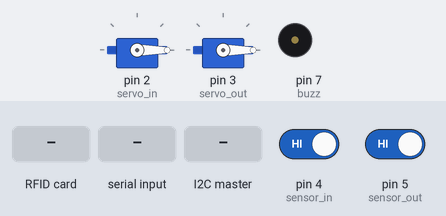
Bench run of a sketch on a simulated Arduino Uno, built with avr-gcc and run on an emulated ATmega328P. Shown: 2 × servo, buzzer (waves = sounding, pin HIGH). Inputs (shaded band) come from the test bench; at power-on: pin 4 (sensor_in) HIGH, pin 5 (sensor_out) HIGH. Pins used as bus, display or sensor lines are not drawn; what the sketch prints to the serial monitor is not drawn.

Above: at 1.2 s.
1.3 s: RFID card D3 D7 22 28 held to the reader
2.8 s: "A" received over Serial
At 3.9 s:
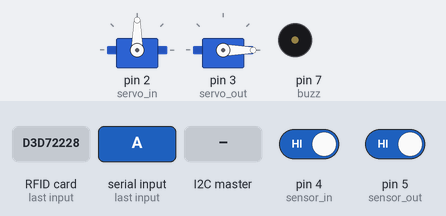
4.3 s: the I2C master sends "A"
5.8 s: RFID card 5E 7A 19 C4 held to the reader
7.4 s: the I2C master sends "B"
8.9 s: "B" received over Serial
Timing chart, 0 to 11.4 s (numbered marks = the images above; inputs shaded):
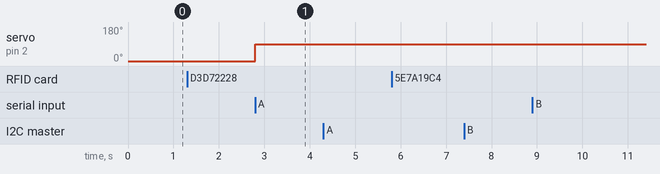

Measured:
- after the input at 1.3 s, every drawn part: stays the same
- after the input at 2.8 s, servo on pin 2 (servo_in): 0° → 90° at once
- after the input at 4.3 s, every drawn part: stays the same
- after the input at 5.8 s, every drawn part: stays the same
- after the input at 7.4 s, every drawn part: stays the same
- after the input at 8.9 s, every drawn part: stays the same

The sketch:

Baixe2.ino
```cpp
#include <Arduino.h>
#include <Wire.h>
#include <SPI.h>
#include <MFRC522.h>
#include <Servo.h>

// Chân kết nối cho Module RFID
#define RST_PIN 9
#define SS_PIN 10

#define buzz 7      // Coi
#define button A0   // Nút bấm
#define sensor_in 4 // Cảm biến vào
#define sensor_out 5 // Cảm biến ra
#define servo_in 2
#define servo_out 3
#define dht_pin 6
#define gas A1

#define DHTTYPE DHT11

#define OPEN 1
#define CLOSE 0

int temp = 0;
char buffer[2];
bool status_car_in = false;
bool status_car_out = false;
int slot = 3;

Servo inServo;
Servo outServo;


MFRC522 mfrc522(SS_PIN, RST_PIN); // Tạo đối tượng MFRC522 cho module RFID
// Danh sách UID hợp lệ
String card2 = "D3 D7 22 28";
String card3 = "03 19 3B 2A";
String card4 = "A3 1E E9 1A";

String receivedUID = ""; // Chuỗi lưu UID nhận được qua I2C
unsigned char card = 0;

void setup() {
  Serial.begin(9600);  // Khởi động giao tiếp serial
  SPI.begin();         // Bắt đầu giao tiếp SPI
  pinMode(buzz, OUTPUT);
  pinMode(sensor_in, INPUT);
  pinMode(sensor_out, INPUT);
  digitalWrite(buzz, LOW);
  //lcdIn.begin();
 // lcdOut.begin();
//  lcdIn.backlight();
//  lcdOut.backlight();
  inServo.attach(servo_in);
  outServo.attach(servo_out);
  inServo.write(0);  // Đặt servo vào chế độ nằm ngang
  outServo.write(0); // Đặt servo vào chế độ nằm ngang

  Wire.begin(8);      // Khởi tạo thư viện I2C với địa chỉ 8
  Wire.onReceive(receiveEvent);  // Đăng ký hàm nhận sự kiện I2C

  mfrc522.PCD_Init();  // Khởi động module RFID

  Serial.println("Chuẩn bị quét thẻ RFID...");
}

void loop() {
  // Kiểm tra và đọc thẻ từ module RFID
  if (mfrc522.PICC_IsNewCardPresent() && mfrc522.PICC_ReadCardSerial()) {
    printUID(mfrc522);
  }
  mfrc522.PICC_HaltA();
  mfrc522.PCD_StopCrypto1();

  // Xử lý trường hợp vào
  handleEntryCase();

  // Kiểm tra trạng thái cảm biến vào
  checkInSensor();

  // Xử lý trường hợp xe vào
  handleCarEntry();

  // Xử lý trường hợp ra
  handleExitCase();

  // Kiểm tra trạng thái cảm biến ra
  checkOutSensor();

  // Xử lý trường hợp xe ra
  handleCarExit();

  // Đọc và hiển thị nhiệt độ từ cảm biến DHT11
//  read_dht();

  // Đọc và hiển thị dữ liệu từ cảm biến khí gas
//  read_gas();
}

void printUID(MFRC522 &mfrc522) {
  String uidString = "";
  for (byte i = 0; i < mfrc522.uid.size; i++) {
    if (i > 0) {
      uidString += " ";  // Thêm khoảng trắng giữa các byte
    }
    uidString += String(mfrc522.uid.uidByte[i] < 0x10 ? "0" : "") + String(mfrc522.uid.uidByte[i], HEX);
  }
  uidString.toUpperCase();  // Chuyển chuỗi thành chữ in hoa

  // So sánh với danh sách UID hợp lệ
  if (uidString == card2) {
    card = 2;
  } else if (uidString == card3) {
    card = 3;
  } else if (uidString == card4) {
    card = 4;
  } else {
Serial.println("UID không hợp lệ: " + uidString);
  }

  Serial.println(card);
}

void receiveEvent(int howMany) {
  receivedUID = "";  // Đặt chuỗi rỗng ban đầu
  while (Wire.available()) {
    char c = Wire.read();
    receivedUID += c;
  }
  receivedUID.trim();  // Xóa khoảng trắng thừa

  // So sánh với danh sách UID hợp lệ
  if (receivedUID == card2) {
    card = 6;
  } else if (receivedUID == card3) {
    card = 7;
  } else if (receivedUID == card4) {
    card = 8;
  } else {
    Serial.println("Received UID không hợp lệ: " + receivedUID);
  }

  Serial.println(card);
}

void handleEntryCase() {
  if (card == 2 || card == 3 || card == 4) {
    unsigned long time_check = millis();
    bool signalReceived = false;
    while (millis() - time_check < 200) {
      unsigned char c = getSerial();
      if (c == 1 && buffer[0] == 'A') {
        BareIn(OPEN);
        Serial.println("Received in A");
        signalReceived = true;
        break;
      } else if (c == 1 && buffer[0] == 'B') {
        Serial.println("Received in B");
        signalReceived = true;
        break;
      }
    }
    // if (!signalReceived) {
    //   Serial.println("No valid signal received");
    // }
  }
}

void checkInSensor() {
  // Kiểm tra xem cảm biến có bị kích hoạt hay không
  if (digitalRead(sensor_in) == LOW) {
    status_car_in = true;
  }
}

void handleCarEntry() {
  // Nếu cảm biến không bị kích hoạt và trạng thái trước đó là có xe (status_car_in là true)
  if (digitalRead(sensor_in) == HIGH && status_car_in) {
    status_car_in = false; // Đặt lại trạng thái
    BareIn(CLOSE);         // Đóng barrier
  }
}

void handleExitCase() {
  if (card == 6 || card == 7 || card == 8) {
    unsigned long time_check = millis();
    //bool signalReceived = false;
    while (millis() - time_check < 200) {
      unsigned char c = getSerial();
      if (c == 1 && buffer[0] == 'A') {
        BareOut(OPEN);
        Serial.println("Received out A");
        //signalReceived = true;
        break;
      } else if (c == 1 && buffer[0] == 'B') {
        notification(3);
//        displayLcdOut(3);
        Serial.println("Received out B");
        waitForButtonPress();
        //signalReceived = true;
        break;
      }
    }
    // if (!signalReceived) {
    //   Serial.println("No valid signal received");
    // }
  }
}

void checkOutSensor() {
  if (digitalRead(sensor_out) == LOW) {
    status_car_out = true;
  }
}

void handleCarExit() {
  if (digitalRead(sensor_out) == HIGH && status_car_out) {
    status_car_out = false; // Đặt lại trạng thái
    BareOut(CLOSE);         // Đóng barrier
  }
}

void BareIn(int status) {
  if (status == OPEN) {
    Serial.println("Bare IN open ");
//    displayLcdIn(2);
    inServo.write(90);
  } else if (status == CLOSE) {
    inServo.write(0);
    Serial.println("Bare In close ");
  }
}

void BareOut(int status) {
  if (status == OPEN) {
    Serial.println("Bare Out open ");
//displayLcdOut(2);
    outServo.write(90);
    Serial.println("out fun bare out ");
  } else if (status == CLOSE) {
    Serial.println("Bare Out close ");
    outServo.write(0);
//    lcdOut.clear();
  }
}

//void displayLcdIn(int select) {
//  if (select == 1) {
//    lcdIn.setCursor(2, 0);
//    lcdIn.print("Moi nhan the");
//    lcdIn.setCursor(0, 1);
//    lcdIn.print("Con ");
//    lcdIn.print(slot);
//    lcdIn.print(" cho trong");
//  } else if (select == 2) {
//    slot = slot - 1;
//    if (slot <= 0) slot = 0;
//  }
//}

//void displayLcdOut(int select) {
//  if (select == 1) {
//    lcdOut.setCursor(1, 0);
//    lcdOut.print(" Moi quet the ");
//    lcdOut.setCursor(2, 1);
//    lcdOut.print("Temp = ");
//    lcdOut.print(temp);
//    lcdOut.print("\337C");
//  } else if (select == 2) {
//    lcdOut.clear();
//    lcdOut.setCursor(3, 0);
//    lcdOut.print("Thanks You!");
//    slot = slot + 1;
//    if (slot >= 3) slot = 3;
//  } else if (select == 3) {
//    lcdOut.clear();
//    lcdOut.setCursor(1, 0);
//    lcdOut.print("The khong khop");
//  }
//}

void notification(char select) {
  unsigned char i = 0;
  if (select == 1) {
    for (i = 0; i < 2; i++) {
      digitalWrite(buzz, HIGH);
      delay(100);
      digitalWrite(buzz, LOW);
      delay(100);
    }
  }
  if (select == 2) {
    for (i = 0; i < 3; i++) {
      digitalWrite(buzz, HIGH);
      delay(100);
      digitalWrite(buzz, LOW);
      delay(100);
    }
  }
  if (select == 3) {
    for (i = 0; i < 4; i++) {
      digitalWrite(buzz, HIGH);
      delay(100);
      digitalWrite(buzz, LOW);
      delay(100);
    }
  }
}

unsigned char getSerial() {
  if (Serial.available()) {
    char c = Serial.read();
    if (c == 'A' || c == 'B') {
      buffer[0] = c;
      return 1;
    }
  }
  return 0;
}

void waitForButtonPress() {
  while (digitalRead(button) == HIGH) {
    delay(10);
  }
}


//void read_gas() {
//  int data_gas = analogRead(gas);
//  if (data_gas > 2457) {
//    lcdOut.clear();
//
//    lcdOut.print(" Canh bao chay! ");
//    lcdOut.setCursor(2, 1);
//    lcdOut.print(data_gas);
//    digitalWrite(buzz, HIGH);
//    delay(5000);
//    digitalWrite(buzz, LOW);
//    lcdOut.clear();
//  }
//}
```
